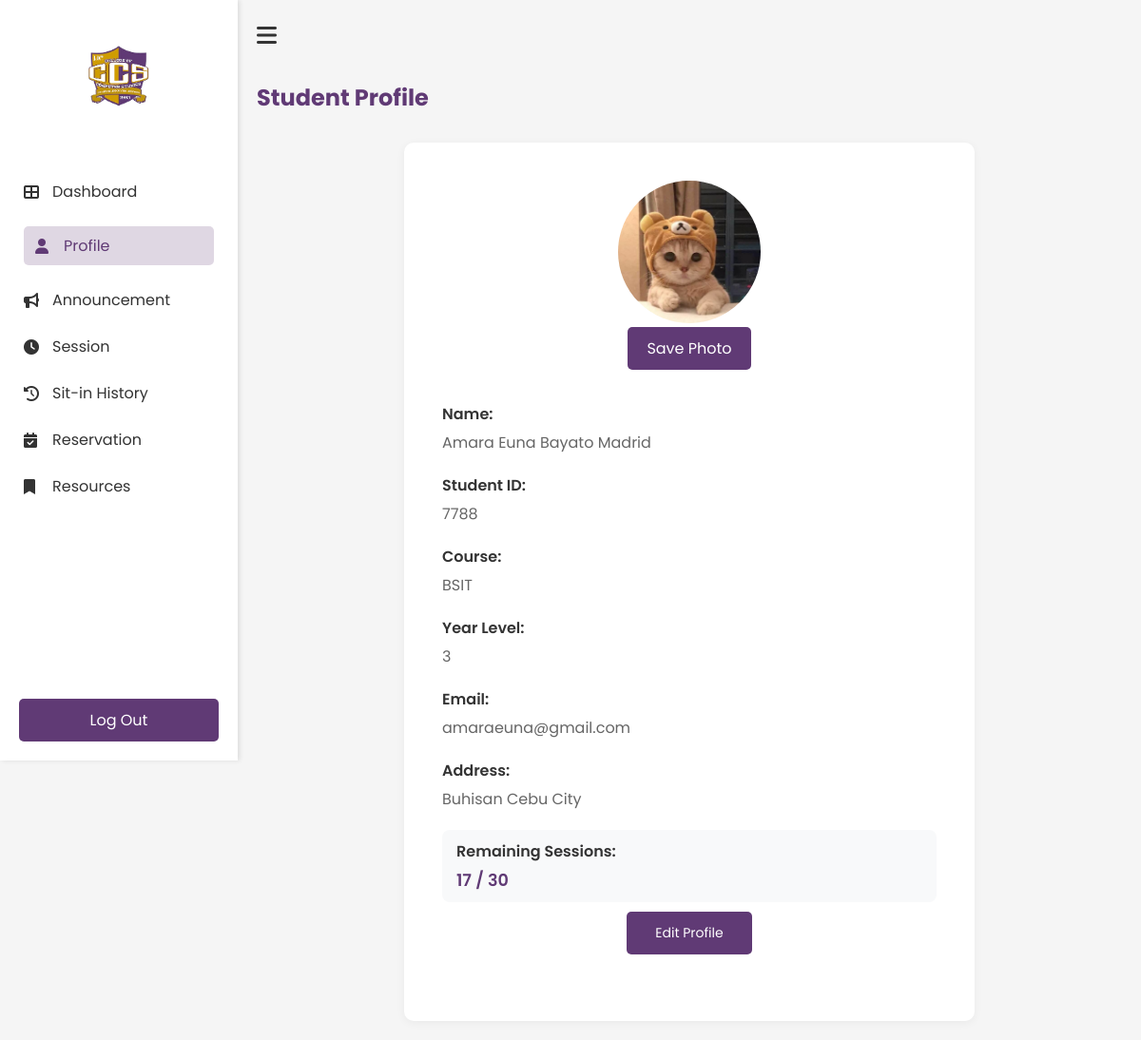
Page /Profile (signed in) on the earlier database version.
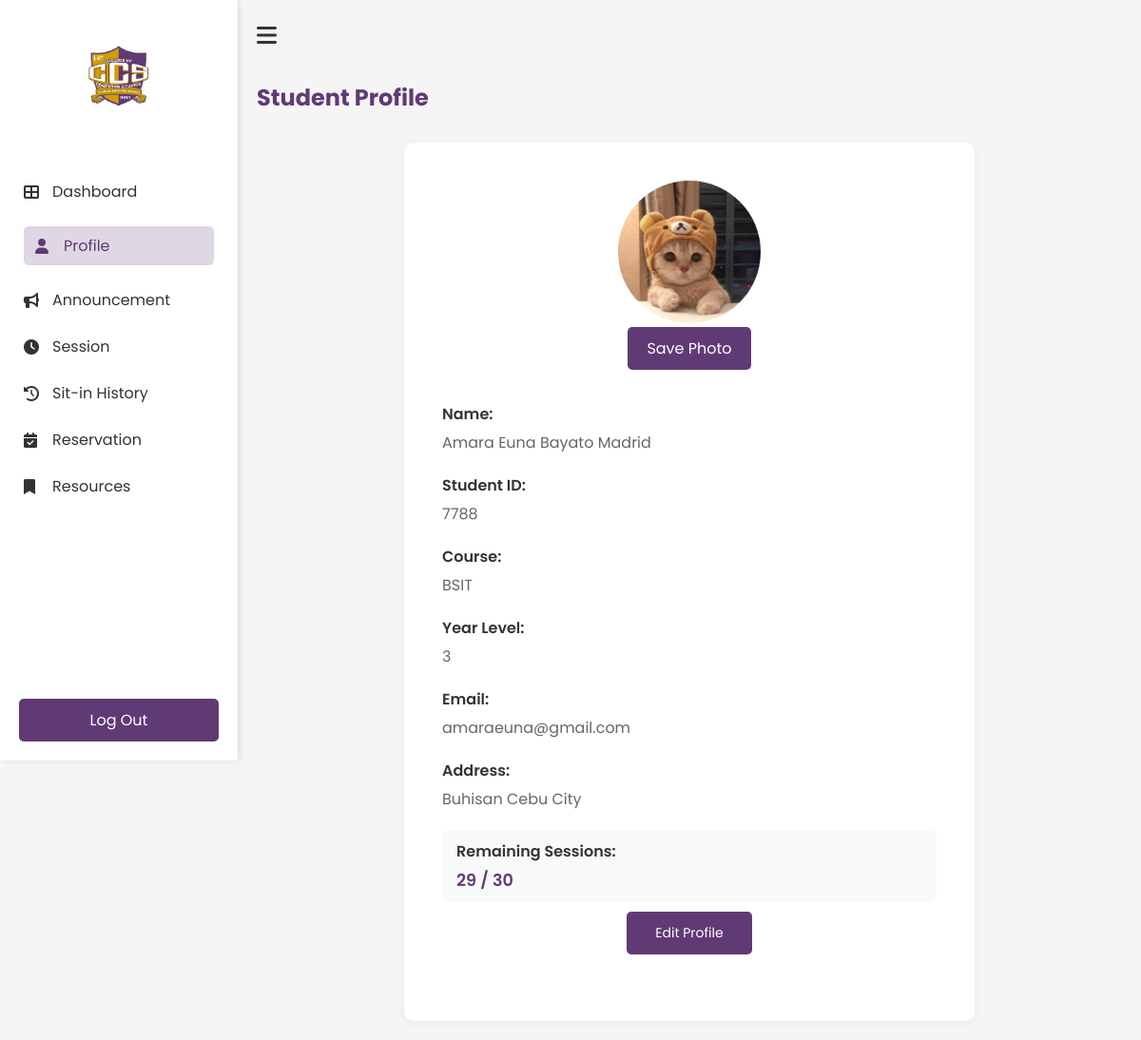
Same page on the later database version.
### tables this page shows
CREATE TABLE users(
idno integer primary key,
lastname text not null,
firstname text not null,
middlename text,
course text not null,
year_level integer not null,
email text unique not null,
username text unique not null,
password text not null, sessions TEXT DEFAULT NULL, address text, photo text, points INTEGER DEFAULT 0, remaining_sessions INTEGER DEFAULT 0);

### app.py (the view, shortened to what this page needs)
@app.route('/Profile', methods=['GET', 'POST'])
def Profile():
    if 'username' not in session:
        return redirect(url_for('login'))
    user_profile = get_user_profile(session['student_id'])
    return render_template('student/profile.html', user=user_profile)

### templates/student/profile.html (shortened to what this page needs)
<!DOCTYPE html>
<html lang="en">
    <head>
        <link rel="stylesheet" href="{{ url_for('static', filename='student/profile.css') }}">
        <link rel="stylesheet" href="https://cdnjs.cloudflare.com/ajax/libs/font-awesome/6.0.0-beta3/css/all.min.css">
    </head>
    <body>
        <div class="profile-container">
            <nav class="sidebar" id="sidebar">
                <div class="logo-container">
                    <img src="{{ url_for('static', filename='images/ccs.png') }}" alt="ccs logo" class="logo">
                </div>
                <ul class="nav-links">
                    <li><a href="{{ url_for('Dashboard') }}"><i class="fas fa-th-large"></i>Dashboard</a></li>
                    <li><a href="{{ url_for('Profile') }}" class="active"><i class="fas fa-user"></i>Profile</a></li>
                    <li><a href="{{ url_for('Announcement') }}"><i class="fas fa-bullhorn"></i>Announcement</a></li>
                    <li><a href="{{ url_for('Session') }}"><i class="fas fa-clock"></i>Session</a></li>
                    <li><a href="{{ url_for('History') }}"><i class="fas fa-history"></i>Sit-in History</a></li>
                    <li><a href="{{ url_for('Reservation') }}"><i class="fas fa-calendar-check"></i>Reservation</a></li>
                    <li><a href="{{ url_for('Resources') }}"><i class="fas fa-bookmark"></i>Resources</a></li>
                </ul>
                <div class="logout-section">
                    <a href="{{ url_for('logout') }}" class="logout-btn"></i>Log Out</a>
                </div>
            </nav>
            <main class="main-content">
                <div class="top-bar">
                    <button id="sidebar-toggle" class="hamburger-btn"><i class="fas fa-bars"></i></button>
                </div>
                <h1>Student Profile</h1>
                <div class="profile-card">
                    <div class="profile-image">
                        <form action="{{ url_for('save_photo') }}" method="POST" enctype="multipart/form-data" id="photo-form">
                            <div class="profile-image-upload">
                                <img src="{{ url_for('static', filename='uploads/' + user[9]) if user[9] else url_for('static', filename='images/default.png') }}"
                                     alt="Profile Photo"
                                     class="round-circle"
                                     id="preview-image">
                            </div>
                            <button type="submit" class="save-photo-btn" id="save-photo-btn">Save Photo
                            </button>
                        </form>
                    </div>
                    <div class="profile-info">
                        <div class="info-item">
                            <p class="label">Name: </p>
                            <p class="value">{{ user[2] }} {{ user[3] }} {{ user[1] }}</p>
                        </div>
                        <div class="info-item">
                            <p class="label">Student ID: </p>
                            <p class="value">{{ user[0] }}</p>
                        </div>
                        <div class="info-item">
                            <p class="label">Course:</p>
                            <p class="value">{{ user[4] }}</p>
                        </div>
                        <div class="info-item">
                            <p class="label">Year Level: </p>
                            <p class="value">{{ user[5] }}</p>
                        </div>
                        <div class="info-item">
                            <p class="label">Email: </p>
                            <p class="value">{{ user[6] }}</p>
                        </div>
                        <div class="info-item">
                            <p class="label">Address: </p>
                            <p class="value">{{ user[7] if user[7] else 'No address provided' }}</p>
                        </div>
                        <div class="info-item sessions-info">
                            <p class="label">Remaining Sessions: </p>
                            <p class="value">{{ user[8] }} / 30</p>
                        </div>
                        <button class="edit-profile-btn" onclick="openModal()">Edit Profile</button>
                    </div>
                </div>
            </main>
        </div>
    </body>
</html>

### static/student/profile.css (style rules this page uses)
* { margin: 0; padding: 0; box-sizing: border-box; font-family: 'Poppins', sans-serif; }
body { background-color: #f5f5f5; }
.main-content { padding: 30px; }
.main-content h1 { color: #603A75; margin-bottom: 30px; font-size: 24px; }
.profile-card { background: white; border-radius: 10px; padding: 40px; box-shadow: 0 2px 10px rgba(0, 0, 0, 0.05); max-width: 600px; margin: 0 auto; }
.profile-image { text-align: center; margin-bottom: 30px; }
.profile-image-upload { position: relative; width: 150px; height: 150px; margin: 0 auto; }
.round-circle { width: 100%; height: 100%; border-radius: 50%; object-fit: cover; }
.save-photo-btn { margin-top: 15px; padding: 8px 20px; background-color: var(--button-color); color: white; border: none; border-radius: 5px; cursor: pointer; transition: background-color 0.3s; display: flex; align-items: center; gap: 8px; }
.profile-info { margin-bottom: 30px; }
.info-item { margin-bottom: 20px; }
.info-item .label { font-weight: 600; color: #333; margin-bottom: 5px; }
.info-item .value { color: #666; }
.edit-profile-btn { background-color: #603A75; color: white; border: none; padding: 12px 30px; border-radius: 5px; cursor: pointer; font-size: 14px; display: block; margin: 0 auto; transition: background-color 0.3s; }
.sessions-info { background-color: #f8f9fa; padding: 10px 15px; border-radius: 8px; margin: 10px 0; }
.sessions-info .value { color: #603A75; font-weight: 600; font-size: 1.1em; }
.sidebar { width: 250px; height: 100vh; position: fixed; left: 0; top: 0; background-color: white; padding: 20px 0; transition: all 0.3s ease; box-shadow: 2px 0 5px rgba(0, 0, 0, 0.1); z-index: 1000; }
.main-content { margin-left: 250px; transition: all 0.3s ease; width: calc(100% - 250px); padding: 20px; }
.logo-container { text-align: center; padding: 20px 0; }
.logo { width: 80px; height: auto; }
.nav-links { list-style: none; padding: 0; margin-top: 30px; }
.nav-links li { padding: 12px 25px; }
.nav-links li a { color: #333; text-decoration: none; display: flex; align-items: center; transition: 0.3s; }
.nav-links li a:hover, .nav-links li a.active { padding: 8px 12px; border-radius: 5px; color: #603A75; background-color: rgba(96, 58, 117, 0.2); }
.nav-links li a i { margin-right: 10px; width: 20px; }
.nav-links li a:hover, .nav-links li a.active { color: #603A75; }
.logout-section { position: absolute; bottom: 20px; width: 100%; padding: 0 20px; }
.logout-btn { display: block; width: 100%; padding: 10px; background-color: #603A75; color: white; text-align: center; text-decoration: none; border-radius: 5px; transition: 0.3s; }
.main-content { flex: 1; padding: 20px; transition: all 0.3s ease; }
.top-bar { display: flex; align-items: center; margin-bottom: 30px; }
.hamburger-btn { background: none; border: none; font-size: 24px; cursor: pointer; margin-right: 15px; color: #333; }
button[type="submit"] { background-color: #603A75; border: none; color: white; padding: 10px 20px; text-align: center; text-decoration: none; display: inline-block; font-size: 16px; margin: 4px 2px; cursor: pointer; border-radius: 5px; }

Differences in the rows shown:
changed users "Amara Euna": sessions "17" → "29"
